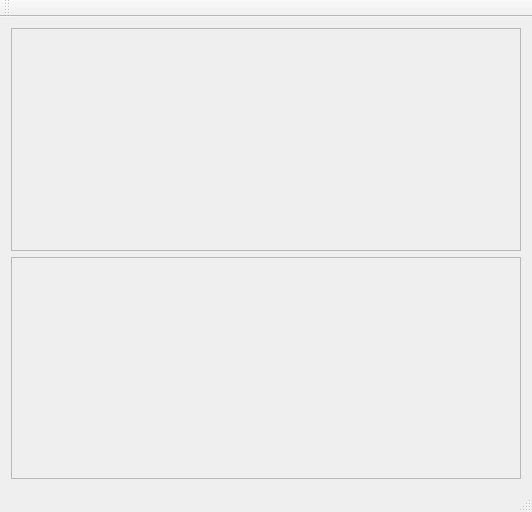
<?xml version="1.0" encoding="UTF-8"?>
<ui version="4.0">
 <class>MainWindow</class>
 <widget class="QMainWindow" name="MainWindow">
  <property name="geometry">
   <rect>
    <x>0</x>
    <y>0</y>
    <width>532</width>
    <height>512</height>
   </rect>
  </property>
  <property name="windowTitle">
   <string>Status Monitor</string>
  </property>
  <widget class="QWidget" name="centralWidget">
   <property name="styleSheet">
    <string notr="true"/>
   </property>
   <layout class="QVBoxLayout" name="verticalLayout">
    <item>
     <widget class="CustomItemTableMonitor" name="tableMonitor">
      <property name="enabled">
       <bool>true</bool>
      </property>
      <property name="sizePolicy">
       <sizepolicy hsizetype="Expanding" vsizetype="Expanding">
        <horstretch>0</horstretch>
        <verstretch>0</verstretch>
       </sizepolicy>
      </property>
      <property name="styleSheet">
       <string notr="true"/>
      </property>
      <property name="frameShape">
       <enum>QFrame::StyledPanel</enum>
      </property>
      <property name="frameShadow">
       <enum>QFrame::Raised</enum>
      </property>
     </widget>
    </item>
    <item>
     <widget class="CustomItemTreeMonitor" name="treeMonitor">
      <property name="enabled">
       <bool>true</bool>
      </property>
      <property name="sizePolicy">
       <sizepolicy hsizetype="Expanding" vsizetype="Expanding">
        <horstretch>0</horstretch>
        <verstretch>0</verstretch>
       </sizepolicy>
      </property>
      <property name="frameShape">
       <enum>QFrame::StyledPanel</enum>
      </property>
      <property name="frameShadow">
       <enum>QFrame::Raised</enum>
      </property>
     </widget>
    </item>
   </layout>
  </widget>
  <widget class="QMenuBar" name="menuBar">
   <property name="geometry">
    <rect>
     <x>0</x>
     <y>0</y>
     <width>532</width>
     <height>21</height>
    </rect>
   </property>
  </widget>
  <widget class="QToolBar" name="mainToolBar">
   <attribute name="toolBarArea">
    <enum>TopToolBarArea</enum>
   </attribute>
   <attribute name="toolBarBreak">
    <bool>false</bool>
   </attribute>
  </widget>
  <widget class="QStatusBar" name="statusBar"/>
 </widget>
 <layoutdefault spacing="6" margin="11"/>
 <customwidgets>
  <customwidget>
   <class>CustomItemTableMonitor</class>
   <extends>QFrame</extends>
   <header location="global">CustomItemTableMonitor.h</header>
   <container>1</container>
  </customwidget>
  <customwidget>
   <class>CustomItemTreeMonitor</class>
   <extends>QFrame</extends>
   <header location="global">CustomItemTreeMonitor.h</header>
   <container>1</container>
  </customwidget>
 </customwidgets>
 <resources/>
 <connections/>
</ui>
